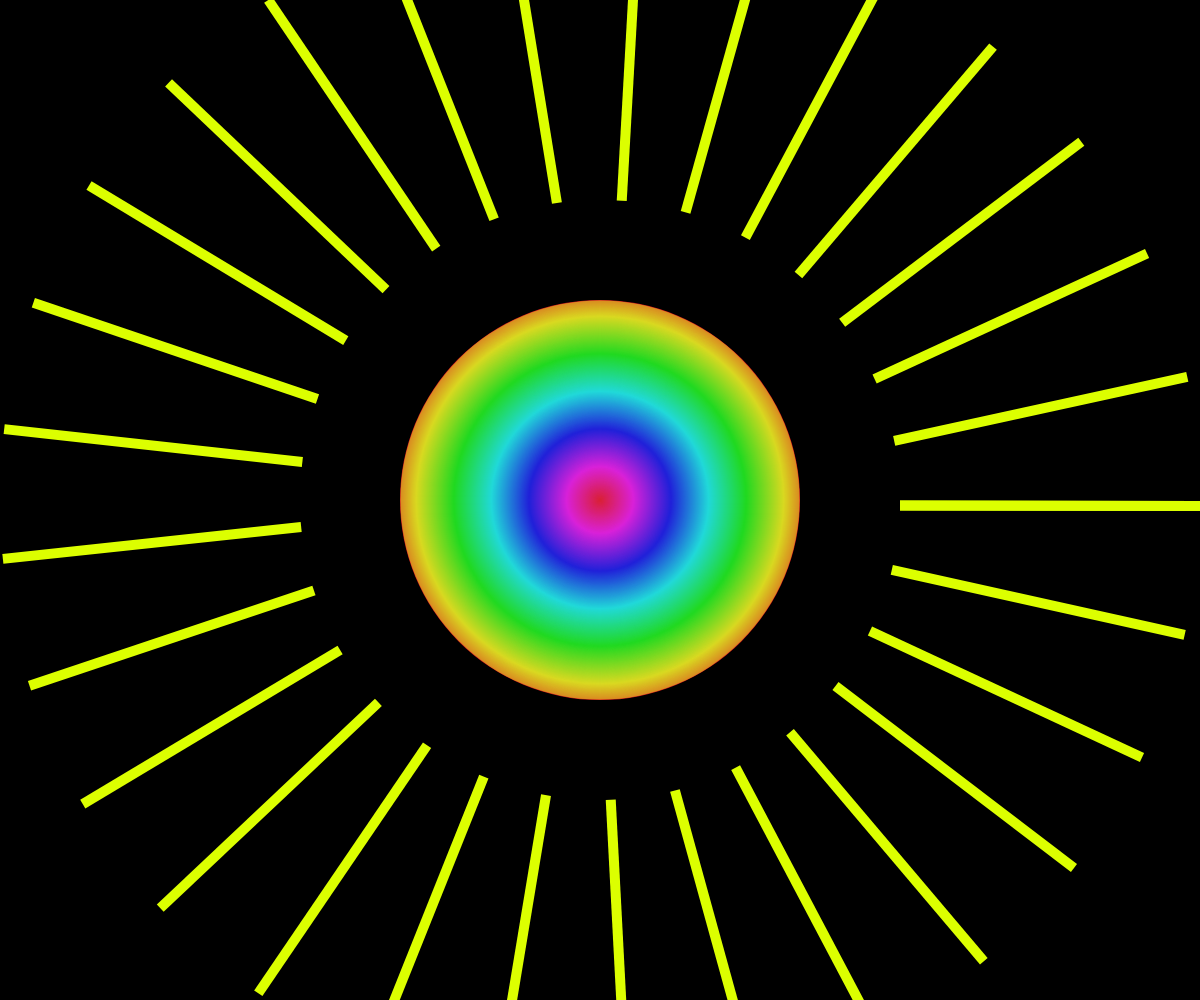
Frame 1 (no input)
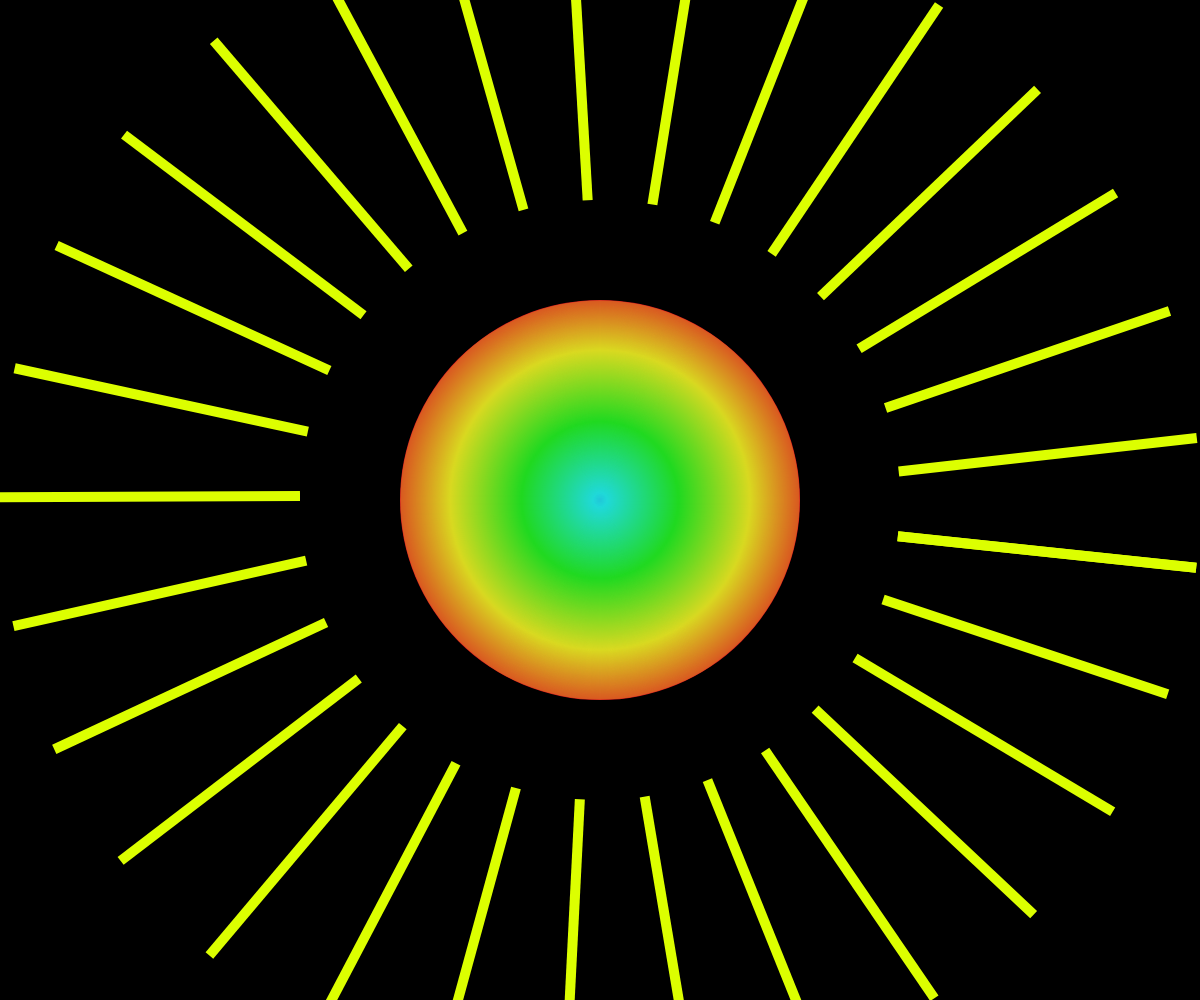
Frame 60 (no input)
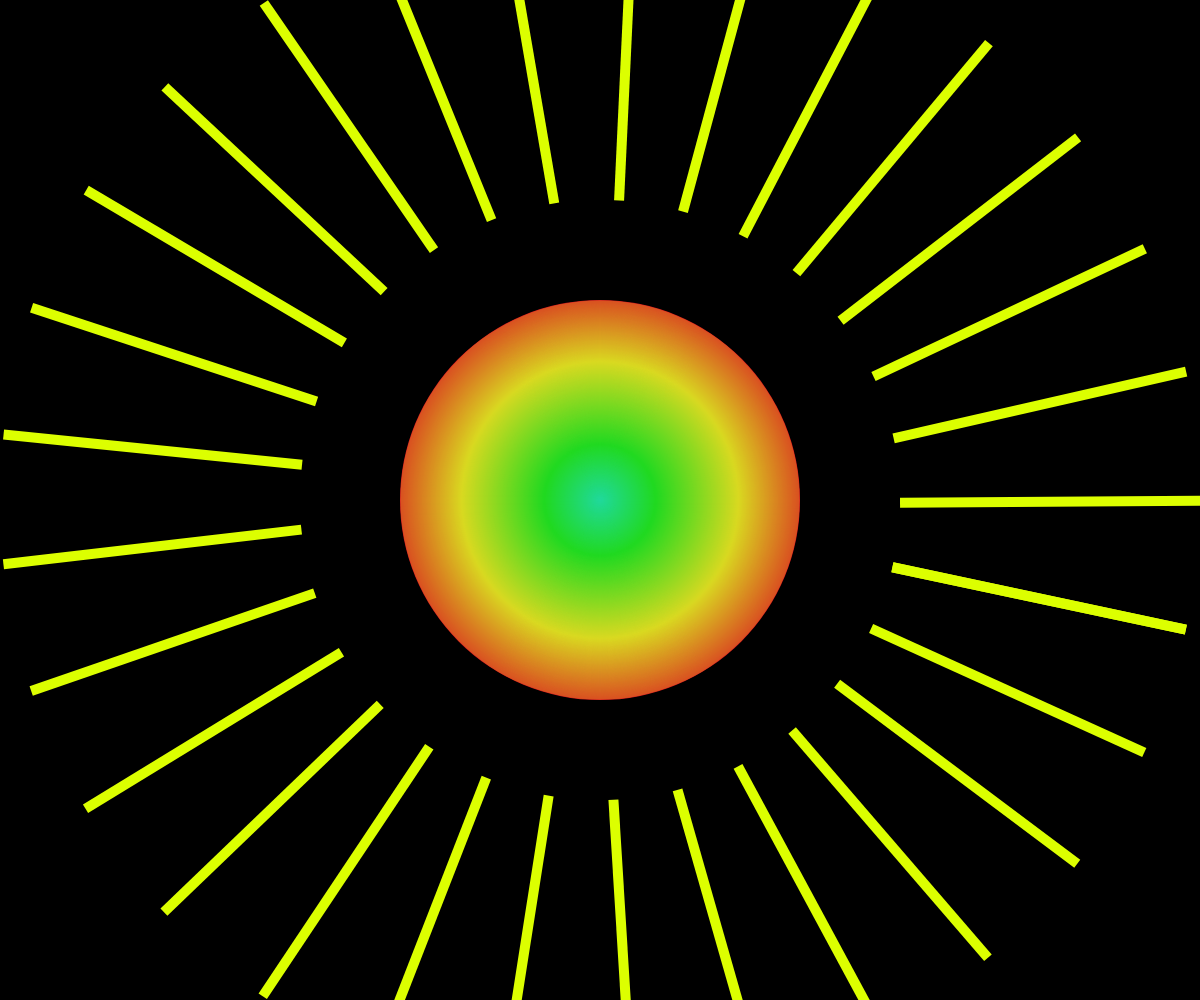
Frame 120 (the mouse pressed at the canvas centre since frame 60)

The p5.js sketch that drew these frames (run headless with seeded random() and noise() and a simulated clock; from frame 60 on, the mouse is pressed at the canvas centre):

// p5.js sketch
// ── sketch.js
let pattern;
let pattern2;
let circleSize = 150;
let circleColorValue = 0;
let circleincrNum = 0.01;
let circleColor = 0;
let _size = 300;
function setup() {
  createCanvas(window.innerWidth, window.innerHeight);
    circleSize = window.innerWidth/3;
    noStroke();
    angleMode(DEGREES);
     pattern = new PatternOne(circleSize);
pattern2 = new PatternTwo(0, 0,circleSize/2,circleSize/4,30);
   frameRate(30);
    circleColor = lerp(100,255,circleColorValue);
 pattern.draw(circleColor,circleSize);
}

function draw() {
  background(0);
    circleColorValue += circleincrNum;
    if (circleColorValue>=1){
        circleincrNum = -circleincrNum;
    }
    else if (circleColorValue<=0){
        circleincrNum = -circleincrNum;
    }
    //console.log(x);
    circleColor = lerp(100,255,circleColorValue);
     pattern.draw(circleColor,circleSize);
    pattern2.draw(_size);
}
// ── PatternOne.js
class PatternOne{
  
  constructor(diameter){
 
    this.diameter = diameter;
  }
  
  draw(color,cSize){
    this.diameter = cSize;
     this.drawCircleGradient(color);
  }
  drawCircleGradient(color) {
  let radius = this.diameter;
    push();
     colorMode(HSB, color, 100, 100);
    translate(window.innerWidth/2, window.innerHeight/2);
  let h = 0;
  for (let r = radius; r > 0; --r) {
    fill(h, 85, 85);
    
    ellipse(0,0, r,r);
     
    h = lerp(100,10,r/radius);
   
  }
    pop();
}
  
}
// ── PatternTwo.js
class PatternTwo{
  
  constructor(x, y, iw,w, num){
    this.x = x;
    this.y = y;
    this.iw = iw;
    this.w = w;
    this.num = num;
   
  }
  
  draw(_size){
    
    this.w = _size;
    for (let i = 0; i < this.num;i++){
      let degree = lerp(0, 360, i/(this.num - 1));
      push();
      fill(220, 255,0);
      
      translate(window.innerWidth/2, window.innerHeight/2);
      
      rotate(degree + frameCount * 0.1);
      //rect(cos(radian)*this.iw,  sin(radian)*this.iw, this.w, this.w/10);
      rect(this.iw*1.5,  0, this.w, this.w/30);
      pop();
     
    }
    
  }

}
